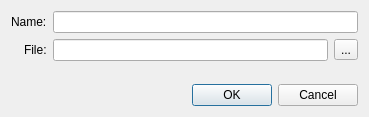
<?xml version="1.0" encoding="UTF-8"?>
<ui version="4.0">
 <class>ImportProgramDialog</class>
 <widget class="QDialog" name="ImportProgramDialog">
  <property name="geometry">
   <rect>
    <x>0</x>
    <y>0</y>
    <width>369</width>
    <height>117</height>
   </rect>
  </property>
  <property name="windowTitle">
   <string>Import Program</string>
  </property>
  <layout class="QVBoxLayout" name="verticalLayout">
   <item>
    <layout class="QFormLayout" name="formLayout">
     <property name="fieldGrowthPolicy">
      <enum>QFormLayout::ExpandingFieldsGrow</enum>
     </property>
     <property name="labelAlignment">
      <set>Qt::AlignRight|Qt::AlignTrailing|Qt::AlignVCenter</set>
     </property>
     <item row="0" column="0">
      <widget class="QLabel" name="label_2">
       <property name="text">
        <string>Name:</string>
       </property>
      </widget>
     </item>
     <item row="0" column="1">
      <widget class="QLineEdit" name="nameEdit"/>
     </item>
     <item row="1" column="0">
      <widget class="QLabel" name="label">
       <property name="text">
        <string>File:</string>
       </property>
      </widget>
     </item>
     <item row="1" column="1">
      <layout class="QHBoxLayout" name="horizontalLayout">
       <item>
        <widget class="QLineEdit" name="fileEdit"/>
       </item>
       <item>
        <widget class="QToolButton" name="fileButton">
         <property name="text">
          <string>...</string>
         </property>
        </widget>
       </item>
      </layout>
     </item>
    </layout>
   </item>
   <item>
    <widget class="QDialogButtonBox" name="buttonBox">
     <property name="orientation">
      <enum>Qt::Horizontal</enum>
     </property>
     <property name="standardButtons">
      <set>QDialogButtonBox::Cancel|QDialogButtonBox::Ok</set>
     </property>
    </widget>
   </item>
  </layout>
 </widget>
 <tabstops>
  <tabstop>nameEdit</tabstop>
  <tabstop>fileEdit</tabstop>
  <tabstop>fileButton</tabstop>
  <tabstop>buttonBox</tabstop>
 </tabstops>
 <resources/>
 <connections>
  <connection>
   <sender>buttonBox</sender>
   <signal>accepted()</signal>
   <receiver>ImportProgramDialog</receiver>
   <slot>accept()</slot>
   <hints>
    <hint type="sourcelabel">
     <x>248</x>
     <y>254</y>
    </hint>
    <hint type="destinationlabel">
     <x>157</x>
     <y>274</y>
    </hint>
   </hints>
  </connection>
  <connection>
   <sender>buttonBox</sender>
   <signal>rejected()</signal>
   <receiver>ImportProgramDialog</receiver>
   <slot>reject()</slot>
   <hints>
    <hint type="sourcelabel">
     <x>316</x>
     <y>260</y>
    </hint>
    <hint type="destinationlabel">
     <x>286</x>
     <y>274</y>
    </hint>
   </hints>
  </connection>
 </connections>
</ui>
